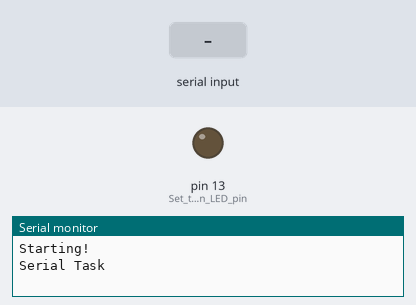
This sketch was run on a simulated Arduino Uno, built with avr-gcc and run on an emulated ATmega328P. Parts: output pins drawn as LEDs (lit = HIGH), the last lines printed to the serial monitor. The test bench sets the inputs (shaded band).

Above: at 0.01 s.
At 1.27 s:
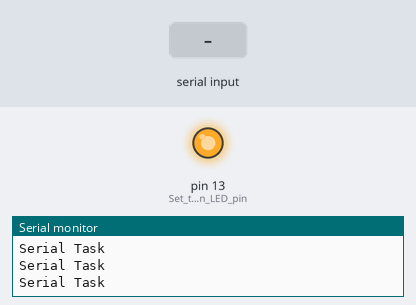
1.3 s: "blink" received over Serial
At 2.9 s:
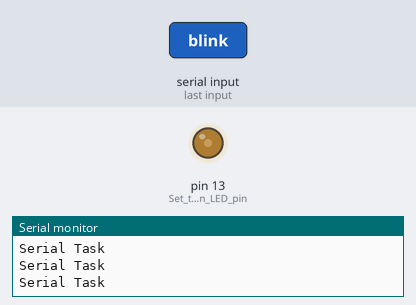
Timing chart, 0 to 31.2 s (numbered marks = the images above; inputs shaded):
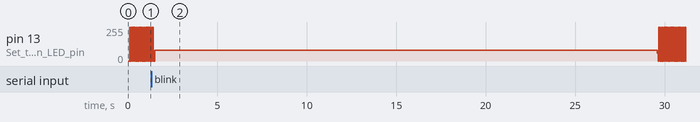

The sketch:

rtos_serial_control.ino
```cpp
/*
Author: Misael Lopez
Description:
The purpose of this project it to get accquainted with RTOS. This project is comprised of three tasks:
readSerialTask -
writeSerialTask
setBlinkRateTask
*/

#include <Arduino_FreeRTOS.h>
#include <queue.h>
#include <limits.h>

/*Define tasks*/
void readSerialTask( void *pvParameters );
void writeSerialTask( void *pvParameters );
void setBlinkRateTask( void *pvParameters );

/*Define queues*/
QueueHandle_t blinkRateQueue;

void setup()
{
  Serial.begin(115200);
  blinkRateQueue = xQueueCreate(10, sizeof(int));
  Serial.println("Starting!");
  /*Create tasks*/
  xTaskCreate(
    readSerialTask,
    "Read Serial",
    128,
    NULL,
    2,
    NULL
  );
  xTaskCreate(
    setBlinkRateTask,
    "Set Blink Rate",
    128,
    NULL,
    1,
    NULL
  );
}

void loop() {
  //Not used with FreeRTOS
}

/*
  Read Serial
  Reads incomming serial data using the Serial class.
  Inputs: N/A
  Outputs: N/A
*/
void readSerialTask(void *pvParameters)
{
  (void) pvParameters;
  for (;;)
  {
    Serial.println("Serial Task");
    String recData;
    bool dataReceived = false;
    while(Serial.available() > 0)
    {
      if (!dataReceived)
      {
          dataReceived = true;
      }
      recData+= (char)Serial.read();
    }
    if(dataReceived)
    {
      //If data is received, check to see what command was sent
      //i.e. blink rate

      //Blink rate command
     if(recData.indexOf("blink") == 0)
     {
      String blinkRateStr = recData.substring(5);
      blinkRateStr.trim();
      int blinkRate = blinkRateStr.toInt();
      if (xQueueSend(blinkRateQueue, &blinkRate, portMAX_DELAY) != pdPASS)
      {
          Serial.println("Failed to send to queue");
      }
      else
      {
          Serial.print("Blink rate sent to queue: ");
          Serial.println(blinkRate);
      }
     }
     //Other commands to be added here
    }
    vTaskDelay(250/portTICK_PERIOD_MS);
  }
}

void setBlinkRateTask(void *pvParameters)
{
  (void) pvParameters;
  int blinkRate;
  pinMode(LED_BUILTIN, OUTPUT);  // Set the built-in LED pin as output
  TickType_t xLastWakeTime;
  TickType_t xFrequency = 100 / portTICK_PERIOD_MS;  // Default blink rate

  // Initialize the xLastWakeTime variable with the current time
  xLastWakeTime = xTaskGetTickCount();

  for (;;)
  {
    // Wait for the next cycle
    vTaskDelayUntil(&xLastWakeTime, xFrequency);

    // Check if there is a new blink rate from the queue
    if (xQueueReceive(blinkRateQueue, &blinkRate, 0) == pdPASS) {
      Serial.print("Received blink rate from queue: ");
      Serial.println(blinkRate);
      xFrequency = blinkRate / portTICK_PERIOD_MS;
    }

    // Blink the LED at the current rate
    digitalWrite(LED_BUILTIN, HIGH);
    vTaskDelay(xFrequency / 2);  // Half of the period on
    digitalWrite(LED_BUILTIN, LOW);
    vTaskDelay(xFrequency / 2);  // Half of the period off
  }
}
```
